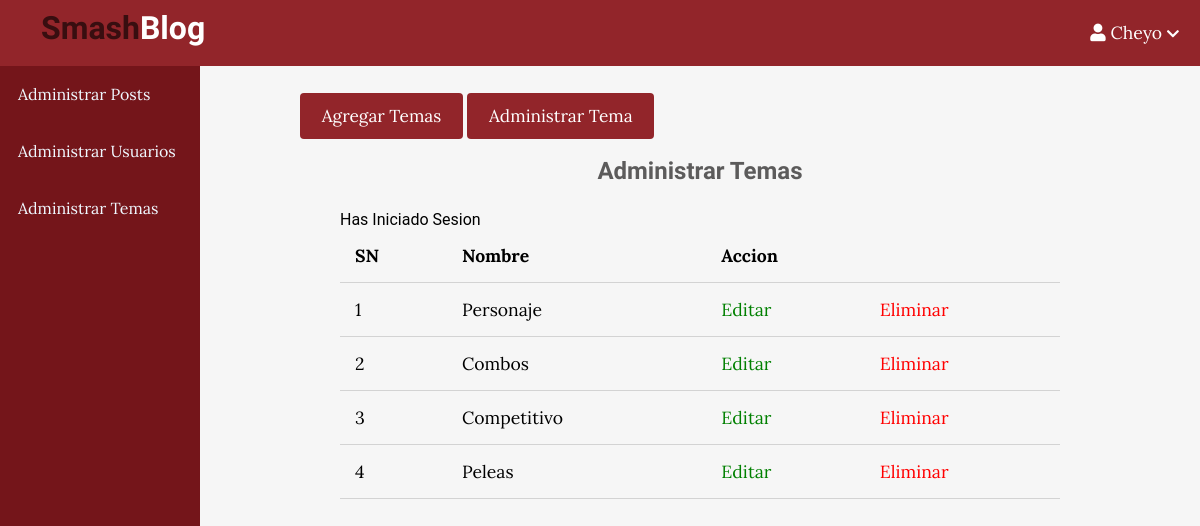
Page /admin/topics/index.php (signed in) on the committed database.
### tables this page shows
CREATE TABLE `topics` (
  `id` int(11) NOT NULL,
  `name` varchar(100) NOT NULL,
  `description` text NOT NULL
);

### controllers/topics.php (called while the page is built, shortened)
<?php
include(ROOT_PATH . "/database/db.php");
$table = 'topics';
$topics = selectAll($table);

### database/db.php (called while the page is built, shortened)
<?php
require('config.php');
function selectAll($table, $conditions = [])
{
    global $conn;
    $sql = "SELECT * FROM $table";
    if(empty($conditions)){
        $stmt = $conn->prepare($sql);
        $stmt->execute();
        $records = $stmt->get_result()->fetch_all(MYSQLI_ASSOC);
        return $records;
    }
}
?>

### admin/topics/index.php (the view, shortened to what this page needs)
<?php include(ROOT_PATH . "/controllers/topics.php");
?>
<!DOCTYPE html>
<html lang="en">
    <head>
        <link rel="stylesheet"
            href="https://use.fontawesome.com/releases/v5.7.2/css/all.css"
>
        <link rel="stylesheet" href="../../styles/style.css">
        <link rel="stylesheet" href="../../styles/admin1.css">
    </head>
    <body>
        <?php include("../../includes/adminNav.php");?>
        <div class="admin-wrapper">
            <?php include("../../includes/adminSidebar.php");?>
            <div class="admin-content">
                <div class="button-group">
                    <a href="create.php" class="btn btn-big">Agregar Temas</a>
                    <a href="index.php" class="btn btn-big">Administrar Tema</a>
                </div>
                <div class="content">
                    <h2 class="page-title">Administrar Temas</h2>
                    <?php include("../../includes/mensajes.php"); ?>
                    <table>
                        <thead>
                            <th>SN</th>
                            <th>Nombre</th>
                            <th colspan="2">Accion</th>
                        </thead>
                        <tbody>
                            <?php foreach ($topics as $key => $topic): ?>
                            <tr>
                                <td><?php echo $key + 1; ?></td>
                                <td><?php echo $topic['name']; ?></td>
                                <td><a href="edit.php?id=<?php echo $topic['id']; ?>" class="edit">Editar</a></td>
                                <td><a href="index.php?del_id=<?php echo $topic['id']; ?>" class="delete">Eliminar</a></td>
                            </tr>
                            <?php endforeach; ?>
                        </tbody>
                    </table>
                </div>
            </div>
        </div>
    </body>
</html>

### styles/style.css (style rules this page uses)
* { box-sizing: border-box }
html, body { height: 100%; padding: 0px; margin: 0px; background: #f6f6f6; font-family: 'Lora', serif; }
h1, h2, h3, h4, h5, h6 { font-family: 'Candal', serif; color: #5c5b5b; margin: 5px; }
a { text-decoration: none; color: inherit; }
.btn { padding: .5rem 1rem; background: #92252a; color: white; border: 1px solid transparent; border-radius: .25rem; font-size: 1.08em; font-family: 'Lora', serif; }
.btn-big { padding: .7rem 1.3rem; line-height: 1.3rem; }
.content { width: 90%; margin: 30px auto 30px; }

### styles/admin1.css (style rules this page uses)
.admin-wrapper { display: flex; height: calc(100% - 66px); }
.admin-wrapper .admin-content { flex: 8; height: 100%; padding: 40px 100px 100px; overflow-y: scroll; }
.admin-content .page-title { text-align: center; margin-bottom: 1.5rem; }
table { width: 100%; border-collapse: collapse; font-size: 1.1rem; }
th, td { padding: 15px; text-align: left; border-bottom: 1px solid #d3d3d3; }
.edit { color: green; }
.delete { color: red; }

### rows in the picture
topics: name "Personaje"
topics: name "Combos"
topics: name "Competitivo"
topics: name "Peleas"

### other values in the picture
$_SESSION['username'] "Cheyo"
$_SESSION['mensaje'] "Has Iniciado Sesion"
